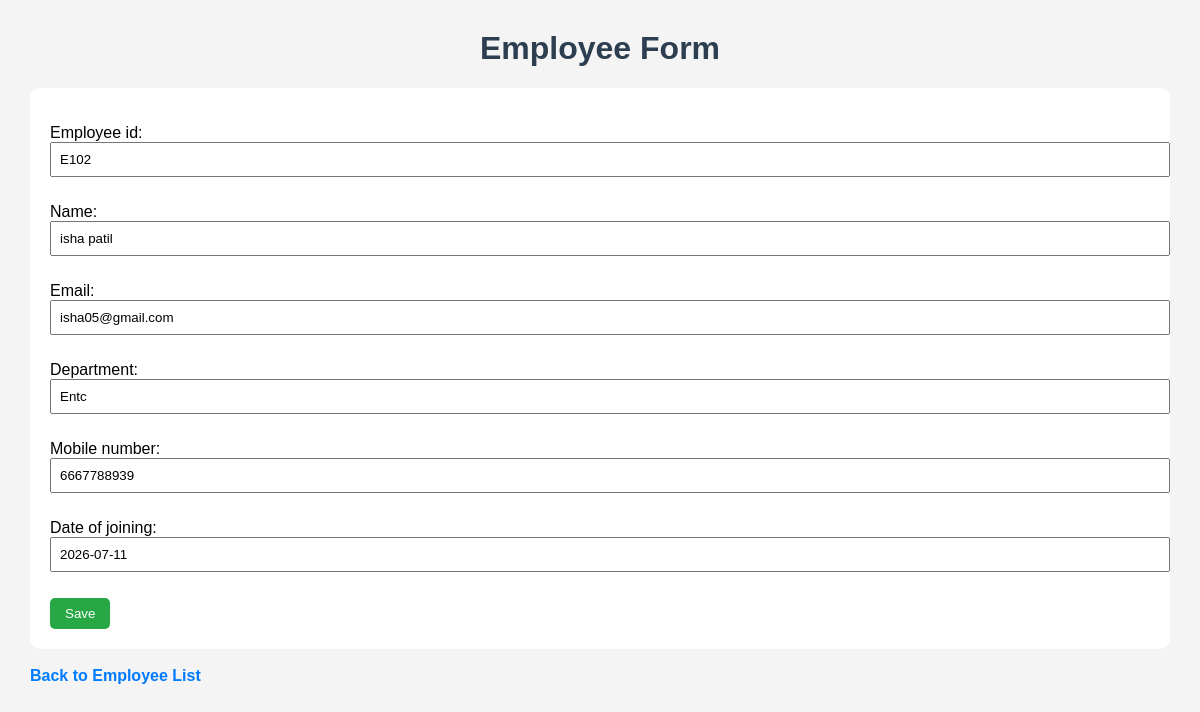
The page /update/4/ on the database its author committed.
### employee/models.py (models this page shows, shortened)
class Employee(models.Model):
    employee_id = models.CharField(max_length=20, unique=True)
    name = models.CharField(max_length=100)
    email = models.EmailField(unique=True)
    department = models.CharField(max_length=100)
    mobile_number = models.CharField(max_length=10)
    date_of_joining = models.DateField()

### employee/views.py (the view)
# urls.py: path('update/<int:pk>/', views.employee_update, name='employee_update'),
def employee_update(request, pk):
    employee = get_object_or_404(Employee, pk=pk)
    if request.method == 'POST':
        form = EmployeeForm(request.POST, instance=employee)
        if form.is_valid():
            form.save()
            return redirect('employee_list')
    else:
        form = EmployeeForm(instance=employee)
    return render(request, 'employee/employee_form.html', {'form': form})

### employee/forms.py (shortened to what this page needs)
class EmployeeForm(forms.ModelForm):
    class Meta:
        model = Employee
        fields = "__all__"

### employee/templates/employee/employee_form.html (shortened to what this page needs)
<!DOCTYPE html>
<html>
    {% load static %}
<head>
    <link rel="stylesheet" href="{% static 'employee/style.css' %}">
</head>
<body>
<h1>Employee Form</h1>
<form method="POST">
    {{ form.as_p }}
    <button type="submit">Save</button>
</form>
<br>
<a href="{% url 'employee_list' %}">Back to Employee List</a>
</body>
</html>

### employee/static/employee/style.css (style rules this page uses)
body { font-family: Arial, sans-serif; background-color:#f4f4f4; margin:30px; }
h1 { color:#2c3e50; text-align:center; }
a { text-decoration:none; color:#007bff; font-weight:bold; }
button { background:#28a745; color:white; border:none; padding:8px 15px; cursor:pointer; border-radius:5px; }
input,select,textarea { width:100%; padding:8px; margin-bottom:10px; }
form { background:white; padding:20px; border-radius:10px; }

### rows shown on the page
Employee: employee_id "E102", name "isha patil", email "isha05@gmail.com", department "Entc", mobile_number "6667788939", date_of_joining "2026-07-11"
